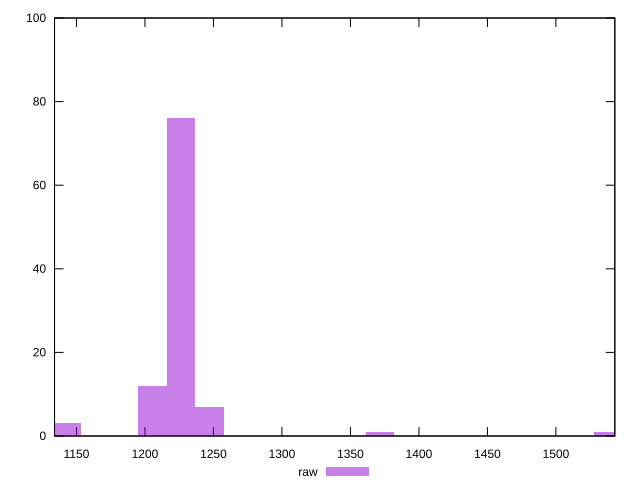

The gnuplot source for this figure:
reset

$raw <<EOF
1537.9546071102968 1
1205.423881248611 12
1226.2070516149665 76
1143.074370149545 3
1246.9902219813218 7
1371.689244179454 1
EOF

set key outside below
set boxwidth 20.783170366355364
set xrange [1134:1543]
set yrange [0:100]
set trange [0:100]
set style fill transparent solid 0.5 noborder
set terminal svg size 640, 490 enhanced background rgb 'white'
set output "reports/report_00030_2021-02-24T20-42-31.540Z/uses-rel-preload/samples/music/raw/histogram.svg"

plot $raw title "raw" with boxes

reset
